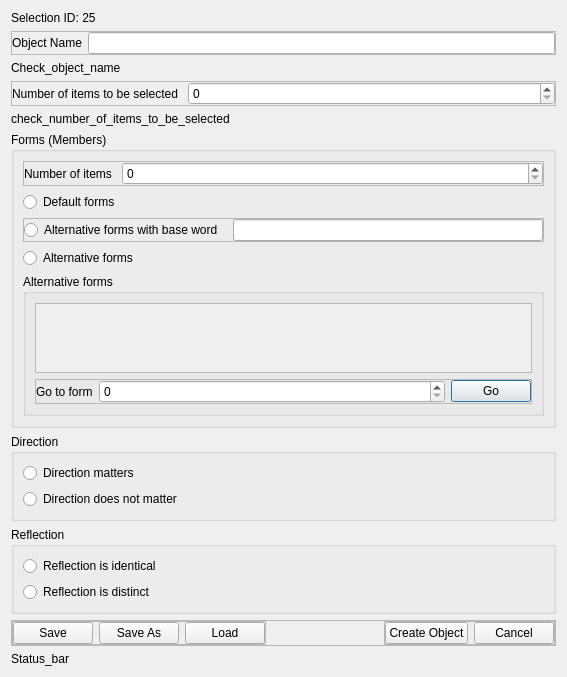
<?xml version="1.0" encoding="UTF-8"?>
<ui version="4.0">
 <class>Dialog</class>
 <widget class="QDialog" name="Dialog">
  <property name="geometry">
   <rect>
    <x>0</x>
    <y>0</y>
    <width>567</width>
    <height>640</height>
   </rect>
  </property>
  <property name="windowTitle">
   <string>Dialog</string>
  </property>
  <layout class="QVBoxLayout" name="verticalLayout">
   <item>
    <widget class="QLabel" name="label_2">
     <property name="sizePolicy">
      <sizepolicy hsizetype="Expanding" vsizetype="Fixed">
       <horstretch>0</horstretch>
       <verstretch>0</verstretch>
      </sizepolicy>
     </property>
     <property name="text">
      <string>Selection ID: 25</string>
     </property>
    </widget>
   </item>
   <item>
    <widget class="QFrame" name="frame_6">
     <property name="sizePolicy">
      <sizepolicy hsizetype="Expanding" vsizetype="Fixed">
       <horstretch>0</horstretch>
       <verstretch>0</verstretch>
      </sizepolicy>
     </property>
     <property name="locale">
      <locale language="English" country="UnitedStates"/>
     </property>
     <property name="frameShape">
      <enum>QFrame::Shape::StyledPanel</enum>
     </property>
     <property name="frameShadow">
      <enum>QFrame::Shadow::Raised</enum>
     </property>
     <layout class="QHBoxLayout" name="horizontalLayout_7">
      <property name="leftMargin">
       <number>0</number>
      </property>
      <property name="topMargin">
       <number>0</number>
      </property>
      <property name="rightMargin">
       <number>0</number>
      </property>
      <property name="bottomMargin">
       <number>0</number>
      </property>
      <item>
       <widget class="QLabel" name="label_6">
        <property name="text">
         <string>Object Name</string>
        </property>
       </widget>
      </item>
      <item>
       <widget class="QLineEdit" name="lineEdit_3"/>
      </item>
     </layout>
    </widget>
   </item>
   <item>
    <widget class="QLabel" name="label_5">
     <property name="sizePolicy">
      <sizepolicy hsizetype="Expanding" vsizetype="Fixed">
       <horstretch>0</horstretch>
       <verstretch>0</verstretch>
      </sizepolicy>
     </property>
     <property name="text">
      <string>Check_object_name</string>
     </property>
     <property name="wordWrap">
      <bool>true</bool>
     </property>
    </widget>
   </item>
   <item>
    <widget class="QFrame" name="frame_9">
     <property name="sizePolicy">
      <sizepolicy hsizetype="Expanding" vsizetype="Fixed">
       <horstretch>0</horstretch>
       <verstretch>0</verstretch>
      </sizepolicy>
     </property>
     <property name="frameShape">
      <enum>QFrame::Shape::StyledPanel</enum>
     </property>
     <property name="frameShadow">
      <enum>QFrame::Shadow::Raised</enum>
     </property>
     <layout class="QHBoxLayout" name="horizontalLayout_9">
      <property name="spacing">
       <number>10</number>
      </property>
      <property name="leftMargin">
       <number>0</number>
      </property>
      <property name="topMargin">
       <number>0</number>
      </property>
      <property name="rightMargin">
       <number>0</number>
      </property>
      <property name="bottomMargin">
       <number>0</number>
      </property>
      <item>
       <widget class="QLabel" name="label_9">
        <property name="sizePolicy">
         <sizepolicy hsizetype="Maximum" vsizetype="Preferred">
          <horstretch>0</horstretch>
          <verstretch>0</verstretch>
         </sizepolicy>
        </property>
        <property name="text">
         <string>Number of items to be selected</string>
        </property>
       </widget>
      </item>
      <item>
       <widget class="QSpinBox" name="spin_box_3"/>
      </item>
     </layout>
    </widget>
   </item>
   <item>
    <widget class="QLabel" name="label">
     <property name="sizePolicy">
      <sizepolicy hsizetype="Expanding" vsizetype="Fixed">
       <horstretch>0</horstretch>
       <verstretch>0</verstretch>
      </sizepolicy>
     </property>
     <property name="text">
      <string>check_number_of_items_to_be_selected</string>
     </property>
    </widget>
   </item>
   <item>
    <widget class="QGroupBox" name="groupBox_2">
     <property name="sizePolicy">
      <sizepolicy hsizetype="Expanding" vsizetype="Expanding">
       <horstretch>0</horstretch>
       <verstretch>0</verstretch>
      </sizepolicy>
     </property>
     <property name="title">
      <string>Forms (Members)</string>
     </property>
     <layout class="QVBoxLayout" name="verticalLayout_4">
      <item>
       <widget class="QFrame" name="frame_7">
        <property name="sizePolicy">
         <sizepolicy hsizetype="Expanding" vsizetype="Fixed">
          <horstretch>0</horstretch>
          <verstretch>0</verstretch>
         </sizepolicy>
        </property>
        <property name="frameShape">
         <enum>QFrame::Shape::StyledPanel</enum>
        </property>
        <property name="frameShadow">
         <enum>QFrame::Shadow::Raised</enum>
        </property>
        <layout class="QHBoxLayout" name="horizontalLayout_6">
         <property name="spacing">
          <number>10</number>
         </property>
         <property name="leftMargin">
          <number>0</number>
         </property>
         <property name="topMargin">
          <number>0</number>
         </property>
         <property name="rightMargin">
          <number>0</number>
         </property>
         <property name="bottomMargin">
          <number>0</number>
         </property>
         <item>
          <widget class="QLabel" name="label_4">
           <property name="sizePolicy">
            <sizepolicy hsizetype="Maximum" vsizetype="Preferred">
             <horstretch>0</horstretch>
             <verstretch>0</verstretch>
            </sizepolicy>
           </property>
           <property name="text">
            <string>Number of items</string>
           </property>
          </widget>
         </item>
         <item>
          <widget class="QSpinBox" name="spin_box"/>
         </item>
        </layout>
       </widget>
      </item>
      <item>
       <widget class="QRadioButton" name="radioButton_4">
        <property name="text">
         <string>Default forms</string>
        </property>
       </widget>
      </item>
      <item>
       <widget class="QFrame" name="frame_8">
        <property name="frameShape">
         <enum>QFrame::Shape::StyledPanel</enum>
        </property>
        <property name="frameShadow">
         <enum>QFrame::Shadow::Raised</enum>
        </property>
        <layout class="QHBoxLayout" name="horizontalLayout_5">
         <property name="spacing">
          <number>10</number>
         </property>
         <property name="leftMargin">
          <number>0</number>
         </property>
         <property name="topMargin">
          <number>0</number>
         </property>
         <property name="rightMargin">
          <number>0</number>
         </property>
         <property name="bottomMargin">
          <number>0</number>
         </property>
         <item>
          <widget class="QRadioButton" name="radioButton_5">
           <property name="text">
            <string>Alternative forms with base word</string>
           </property>
          </widget>
         </item>
         <item>
          <widget class="QLineEdit" name="lineEdit_2"/>
         </item>
        </layout>
       </widget>
      </item>
      <item>
       <widget class="QRadioButton" name="radioButton_6">
        <property name="text">
         <string>Alternative forms</string>
        </property>
       </widget>
      </item>
      <item>
       <widget class="QGroupBox" name="groupBox_4">
        <property name="sizePolicy">
         <sizepolicy hsizetype="Expanding" vsizetype="Expanding">
          <horstretch>0</horstretch>
          <verstretch>0</verstretch>
         </sizepolicy>
        </property>
        <property name="title">
         <string>Alternative forms</string>
        </property>
        <layout class="QVBoxLayout" name="verticalLayout_7">
         <item>
          <widget class="QScrollArea" name="scrollArea">
           <property name="horizontalScrollBarPolicy">
            <enum>Qt::ScrollBarPolicy::ScrollBarAlwaysOff</enum>
           </property>
           <property name="widgetResizable">
            <bool>true</bool>
           </property>
           <widget class="QWidget" name="widget">
            <property name="geometry">
             <rect>
              <x>0</x>
              <y>0</y>
              <width>507</width>
              <height>42</height>
             </rect>
            </property>
            <property name="sizePolicy">
             <sizepolicy hsizetype="Expanding" vsizetype="Expanding">
              <horstretch>0</horstretch>
              <verstretch>0</verstretch>
             </sizepolicy>
            </property>
            <layout class="QVBoxLayout" name="verticalLayout_8">
             <property name="spacing">
              <number>3</number>
             </property>
             <property name="leftMargin">
              <number>2</number>
             </property>
             <property name="topMargin">
              <number>2</number>
             </property>
             <property name="rightMargin">
              <number>2</number>
             </property>
             <property name="bottomMargin">
              <number>2</number>
             </property>
            </layout>
           </widget>
          </widget>
         </item>
         <item>
          <widget class="QFrame" name="frame_13">
           <property name="frameShape">
            <enum>QFrame::Shape::StyledPanel</enum>
           </property>
           <property name="frameShadow">
            <enum>QFrame::Shadow::Raised</enum>
           </property>
           <layout class="QHBoxLayout" name="horizontalLayout_12" stretch="0,7,0">
            <property name="leftMargin">
             <number>0</number>
            </property>
            <property name="topMargin">
             <number>0</number>
            </property>
            <property name="rightMargin">
             <number>0</number>
            </property>
            <property name="bottomMargin">
             <number>0</number>
            </property>
            <item>
             <widget class="QLabel" name="label_3">
              <property name="text">
               <string>Go to form</string>
              </property>
             </widget>
            </item>
            <item>
             <widget class="QSpinBox" name="spinBox"/>
            </item>
            <item>
             <widget class="QPushButton" name="pushButton_3">
              <property name="text">
               <string>Go</string>
              </property>
             </widget>
            </item>
           </layout>
          </widget>
         </item>
        </layout>
       </widget>
      </item>
     </layout>
    </widget>
   </item>
   <item>
    <widget class="QGroupBox" name="groupBox">
     <property name="sizePolicy">
      <sizepolicy hsizetype="Expanding" vsizetype="Fixed">
       <horstretch>0</horstretch>
       <verstretch>0</verstretch>
      </sizepolicy>
     </property>
     <property name="title">
      <string>Direction</string>
     </property>
     <layout class="QVBoxLayout" name="verticalLayout_2">
      <item>
       <widget class="QRadioButton" name="radioButton">
        <property name="text">
         <string>Direction matters</string>
        </property>
       </widget>
      </item>
      <item>
       <widget class="QRadioButton" name="radioButton_2">
        <property name="text">
         <string>Direction does not matter</string>
        </property>
       </widget>
      </item>
     </layout>
    </widget>
   </item>
   <item>
    <widget class="QGroupBox" name="groupBox_3">
     <property name="sizePolicy">
      <sizepolicy hsizetype="Expanding" vsizetype="Fixed">
       <horstretch>0</horstretch>
       <verstretch>0</verstretch>
      </sizepolicy>
     </property>
     <property name="title">
      <string>Reflection</string>
     </property>
     <layout class="QVBoxLayout" name="verticalLayout_3">
      <item>
       <widget class="QRadioButton" name="radioButton_3">
        <property name="text">
         <string>Reflection is identical</string>
        </property>
       </widget>
      </item>
      <item>
       <widget class="QRadioButton" name="radioButton_7">
        <property name="text">
         <string>Reflection is distinct</string>
        </property>
       </widget>
      </item>
     </layout>
    </widget>
   </item>
   <item alignment="Qt::AlignmentFlag::AlignBottom">
    <widget class="QFrame" name="frame_2">
     <property name="sizePolicy">
      <sizepolicy hsizetype="Expanding" vsizetype="Fixed">
       <horstretch>0</horstretch>
       <verstretch>0</verstretch>
      </sizepolicy>
     </property>
     <property name="frameShape">
      <enum>QFrame::Shape::StyledPanel</enum>
     </property>
     <property name="frameShadow">
      <enum>QFrame::Shadow::Raised</enum>
     </property>
     <layout class="QHBoxLayout" name="horizontalLayout_2">
      <property name="leftMargin">
       <number>0</number>
      </property>
      <property name="topMargin">
       <number>0</number>
      </property>
      <property name="rightMargin">
       <number>0</number>
      </property>
      <property name="bottomMargin">
       <number>0</number>
      </property>
      <item alignment="Qt::AlignmentFlag::AlignLeft">
       <widget class="QFrame" name="frame_3">
        <property name="frameShape">
         <enum>QFrame::Shape::StyledPanel</enum>
        </property>
        <property name="frameShadow">
         <enum>QFrame::Shadow::Raised</enum>
        </property>
        <layout class="QHBoxLayout" name="horizontalLayout_3">
         <property name="leftMargin">
          <number>0</number>
         </property>
         <property name="topMargin">
          <number>0</number>
         </property>
         <property name="rightMargin">
          <number>0</number>
         </property>
         <property name="bottomMargin">
          <number>0</number>
         </property>
         <item>
          <widget class="QPushButton" name="pushButton_4">
           <property name="text">
            <string>Save</string>
           </property>
          </widget>
         </item>
         <item>
          <widget class="QPushButton" name="pushButton_5">
           <property name="text">
            <string>Save As</string>
           </property>
          </widget>
         </item>
         <item>
          <widget class="QPushButton" name="pushButton_6">
           <property name="text">
            <string>Load</string>
           </property>
          </widget>
         </item>
        </layout>
       </widget>
      </item>
      <item alignment="Qt::AlignmentFlag::AlignRight">
       <widget class="QFrame" name="frame_4">
        <property name="frameShape">
         <enum>QFrame::Shape::StyledPanel</enum>
        </property>
        <property name="frameShadow">
         <enum>QFrame::Shadow::Raised</enum>
        </property>
        <layout class="QHBoxLayout" name="horizontalLayout_4" stretch="1,1">
         <property name="leftMargin">
          <number>0</number>
         </property>
         <property name="topMargin">
          <number>0</number>
         </property>
         <property name="rightMargin">
          <number>0</number>
         </property>
         <property name="bottomMargin">
          <number>0</number>
         </property>
         <item>
          <widget class="QPushButton" name="pushButton">
           <property name="text">
            <string>Create Object</string>
           </property>
          </widget>
         </item>
         <item>
          <widget class="QPushButton" name="pushButton_2">
           <property name="text">
            <string>Cancel</string>
           </property>
          </widget>
         </item>
        </layout>
       </widget>
      </item>
     </layout>
    </widget>
   </item>
   <item alignment="Qt::AlignmentFlag::AlignBottom">
    <widget class="QLabel" name="label_7">
     <property name="sizePolicy">
      <sizepolicy hsizetype="Expanding" vsizetype="Fixed">
       <horstretch>0</horstretch>
       <verstretch>0</verstretch>
      </sizepolicy>
     </property>
     <property name="text">
      <string>Status_bar</string>
     </property>
    </widget>
   </item>
  </layout>
 </widget>
 <resources/>
 <connections/>
</ui>
